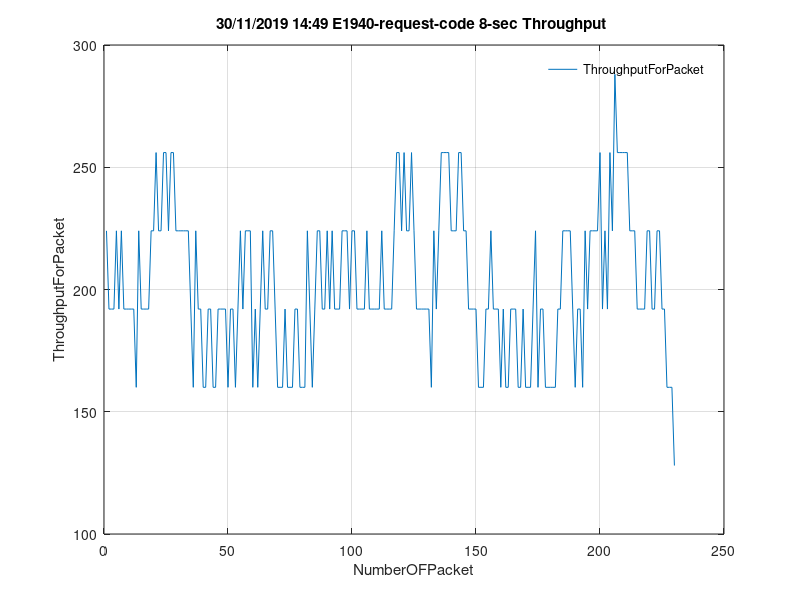

The MATLAB script that drew this image:
time=[224  192  192  192  224  192  224  192  192  192  192  192  160  224  192  192  192  192  224  224  256  224  224  256  256  224  256  256  224  224  224  224  224  224  192  160  224  192  192  160  160  192  192  160  160  192  192  192  192  160  192  192  160  192  224  192  224  224  224  160  192  160  192  224  192  192  224  224  192  160  160  160  192  160  160  160  192  192  160  160  160  224  192  160  192  224  224  192  192  224  192  224  192  192  192  224  224  224  192  224  224  192  192  192  192  224  192  192  192  192  192  224  192  192  192  192  224  256  256  224  256  224  224  256  224  192  192  192  192  192  192  160  224  192  224  256  256  256  256  224  224  224  256  256  224  224  192  192  192  192  160  160  160  192  192  224  192  192  192  160  192  160  160  192  192  192  160  160  192  160  160  160  192  224  160  192  192  160  160  160  160  160  192  192  224  224  224  224  192  160  192  192  160  224  192  224  224  224  224  256  192  224  192  256  224  288  256  256  256  256  256  224  224  224  192  192  192  192  224  224  192  192  224  224  192  192  160  160  160  128 ];
plot(time);
title(['30/11/2019 14:49 E1940-request-code 8-sec Throughput '])
xlabel('NumberOFPacket')
ylabel('ThroughputForPacket')
grid
legend('ThroughputForPacket')
legend boxoff
